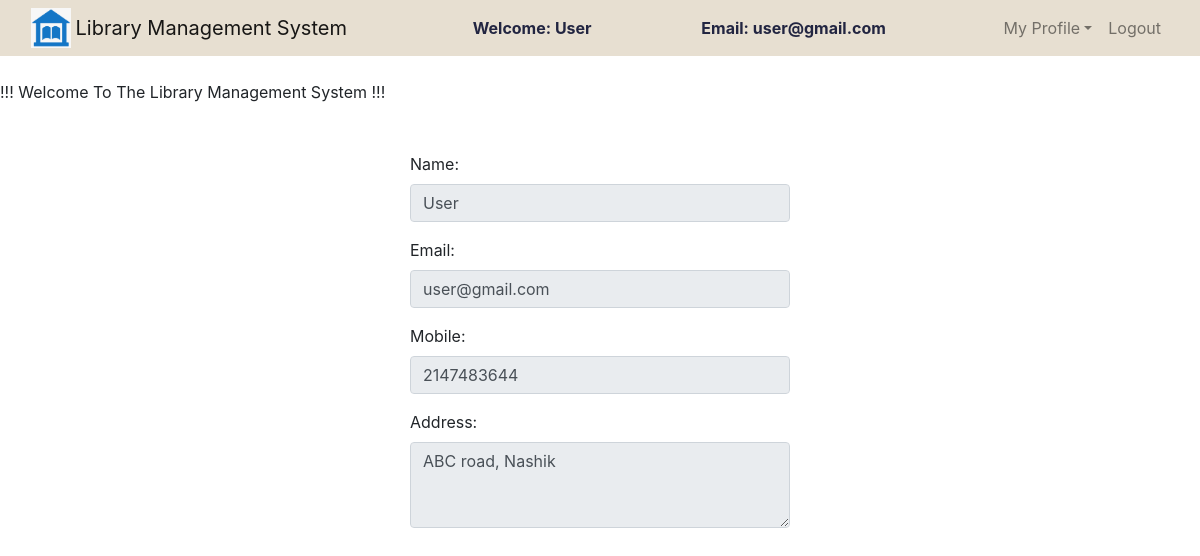
Screenshot of /view_profile.php (signed in) with the database file from the repository.
### tables this page shows
CREATE TABLE `users` (
  `id` int(11) NOT NULL,
  `name` varchar(50) NOT NULL,
  `email` varchar(100) NOT NULL,
  `password` varchar(100) NOT NULL,
  `mobile` int(10) NOT NULL,
  `address` varchar(250) NOT NULL
);

### view_profile.php (the view, shortened to what this page needs)
<?php
	require_once __DIR__ . '/config.php';
	$name = "";
	$email = "";
	$mobile = "";
	$address = "";
	$stmt = mysqli_prepare($connection, "SELECT * FROM users WHERE id = ?");
	mysqli_stmt_bind_param($stmt, "i", $_SESSION['id']);
	mysqli_stmt_execute($stmt);
	$result = mysqli_stmt_get_result($stmt);
	if ($row = mysqli_fetch_assoc($result)) {
		$name = $row['name'];
		$email = $row['email'];
		$mobile = $row['mobile'];
		$address = $row['address'];
	}
?>
<!DOCTYPE html>
<html>
<head>
	<link rel="stylesheet" type="text/css" href="bootstrap-4.4.1/css/bootstrap.min.css">
</head>
<body>
<nav class="navbar navbar-expand-lg navbar-light" style="background-color: #E7DFD1;">
		<div class="container-fluid">
			<div class="navbar-header">
				<img src="./images/symbol.png" width="40" height="40" class="d-inline-block align-top" alt="">
				<a class="navbar-brand" href="user_dashboard.php">Library Management System</a>
			</div>
			<font style="color: #222541"><span><strong>Welcome: <?php echo $_SESSION['name'];?></strong></span></font>
			<font style="color: #222541"><span><strong>Email: <?php echo $_SESSION['email'];?></strong></span></font>
			<ul class="nav navbar-nav navbar-right">
				<li class="nav-item dropdown">
					<a class="nav-link dropdown-toggle" data-toggle="dropdown">My Profile</a>
				</li>
				<li class="nav-item"><a class="nav-link" href="logout.php">Logout</a></li>
			</ul>
		</div>
	</nav><br>
	<span><marquee>!!! Welcome To The Library Management System !!!</marquee></span><br><br>
	<div class="row">
		<div class="col-md-4"></div>
		<div class="col-md-4">
			<form>
				<div class="form-group">
					<label>Name:</label>
					<input type="text" class="form-control" value="<?php echo htmlspecialchars($name);?>" disabled>
				</div>
				<div class="form-group">
					<label>Email:</label>
					<input type="text" class="form-control" value="<?php echo htmlspecialchars($email);?>" disabled>
				</div>
				<div class="form-group">
					<label>Mobile:</label>
					<input type="text" class="form-control" value="<?php echo htmlspecialchars($mobile);?>" disabled>
				</div>
				<div class="form-group">
					<label>Address:</label>
					<textarea rows="3" cols="40" disabled="" class="form-control"><?php echo htmlspecialchars($address);?></textarea>
				</div>
			</form>
		</div>
		<div class="col-md-4"></div>
	</div>
</body>
</html>

### rows the page displays
users: name "User", email "user@gmail.com", mobile "2147483644", address "ABC road, Nashik"

### other values shown
$_SESSION['name'] "User"
$_SESSION['email'] "user@gmail.com"
